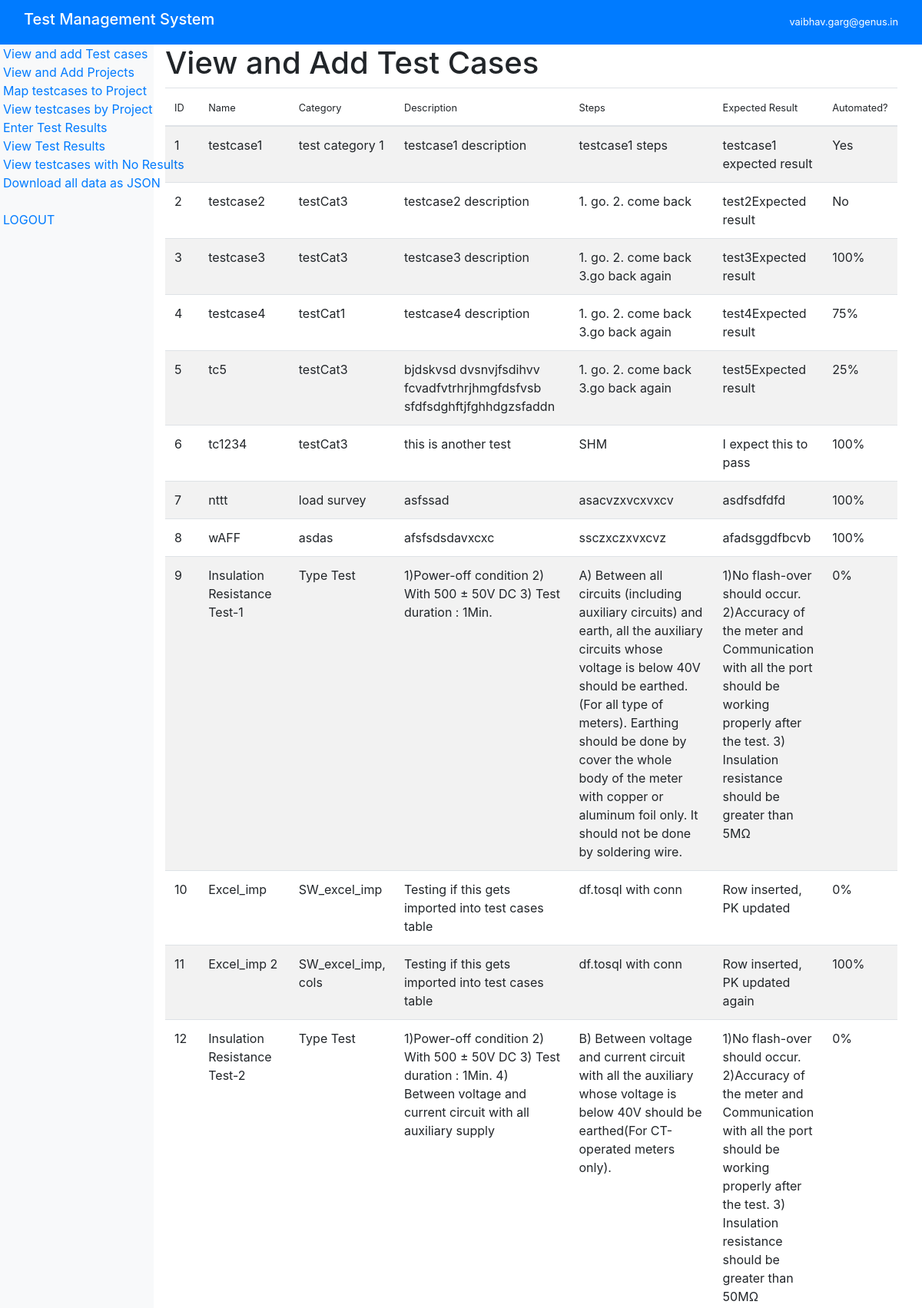
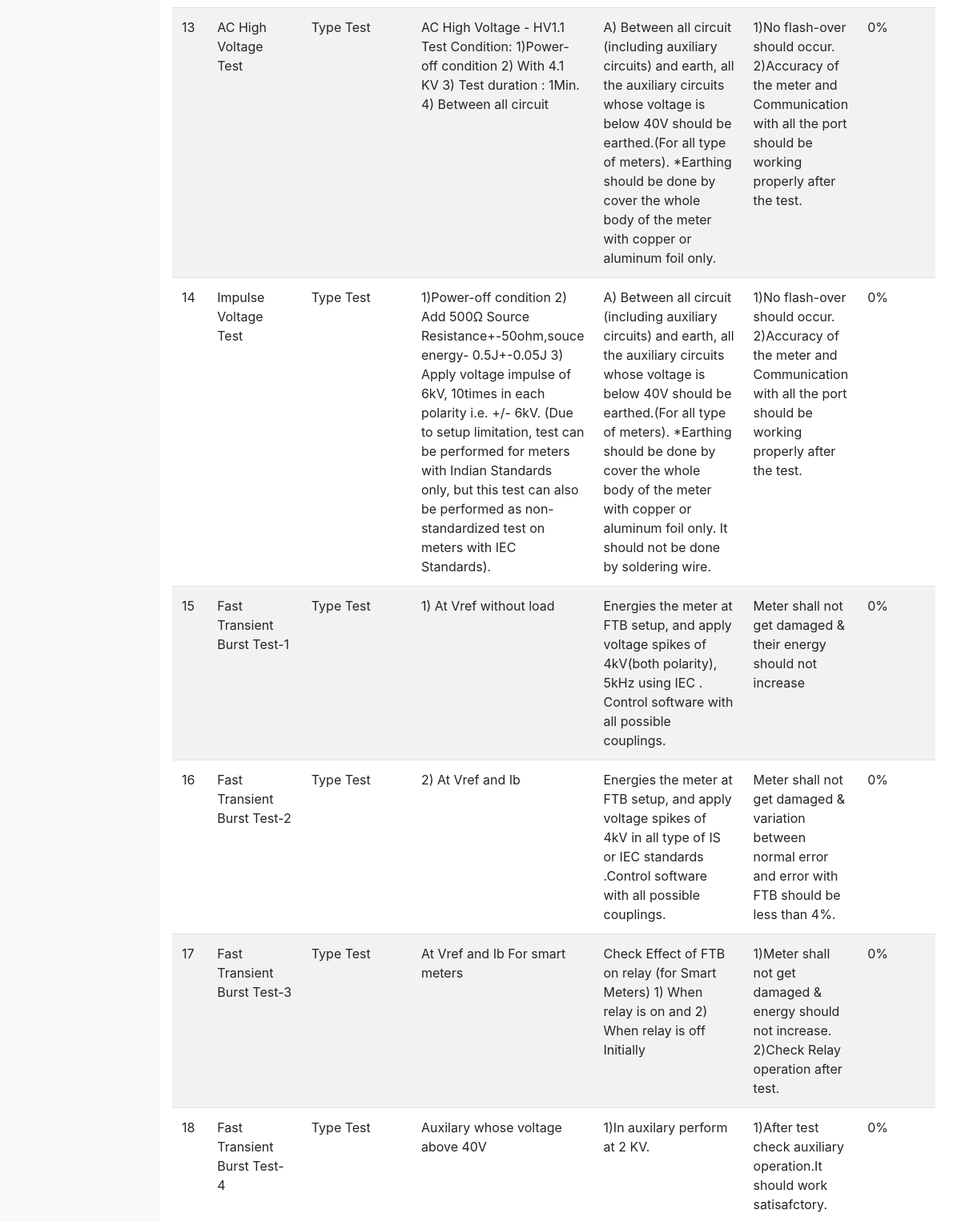
The app's page /Testcases (signed in, upper part) with its own data (2 pictures, top to bottom).
### tables this page shows
CREATE TABLE "Mst_testcases" (
	"testcase_id"	INTEGER,
	"name"	TEXT,
	"test_category"	TEXT,
	"description"	TEXT,
	"steps"	TEXT,
	"expected_result"	TEXT,
	"automated"	TEXT,
	"dateC"	TEXT,
	"userName"	TEXT,
	PRIMARY KEY("testcase_id")
);

### TMS.py (the view, shortened to what this page needs)
@app.route("/Testcases", methods=["GET", "POST"])
@login_required
def testcases():
    conn = sqlite3.connect("testing.db")
    c = conn.cursor()
    query = "SELECT * FROM Mst_testcases"
    testcases = [row for row in c.execute(query)]
    conn.close()
    return render_template("testcases.html", testcases=testcases)

### TMS.py (called while the page is built)
@login_manager.user_loader
def user_loader(email):
    conn = sqlite3.connect("testing.db")
    c = conn.cursor()
    c.execute(
        "SELECT * FROM users WHERE username=?", (email,),
    )
    user = c.fetchone()
    conn.close()
    if user:
        user = User()
        user.id = email
        return user
    return None

### templates/testcases.html (shortened to what this page needs)
{%extends "layout.html" %}
{% block content %}
    <h1> View and Add Test Cases</h1>
    <table id="table1" style="width: auto;" class="table table-striped">
        <thead>
        <tr>
            <th style="width: 2%"><small>ID</small> </th>
            <th style="width: 10%"><small>Name</small></th>
            <th style="width: 25%"><small>Category</small></th>
            <th style="width: 10%"><small>Description</small></th>
            <th style="width: 35%"><small>Steps</small></th>
            <th style="width: 20%"><small>Expected Result</small></th>
            <th style="width: 2%"><small>Automated?</small></th>
        </tr>
    </thead>
        {% for item in testcases%}
        <tr>
            <td>{{item[0]}} </td>
            <td>{{item[1]}}  </td>
            <td>{{item[2]}} </td>
            <td>{{item[3]}} </td>
            <td>{{item[4]}} </td>
            <td>{{item[5]}} </td>
            <td>{{item[6]}} </td>
        </tr>
        {%endfor%}
    </table>
    {% endblock content %}

### records on screen
Mst_testcases: testcase_id "1", name "testcase1", test_category "test category 1", description "testcase1 description", steps "testcase1 steps", expected_result "testcase1 expected result", automated "Yes"
Mst_testcases: testcase_id "2", name "testcase2", test_category "testCat3", description "testcase2 description", steps "1. go. 2. come back", expected_result "test2Expected result", automated "No"
Mst_testcases: testcase_id "3", name "testcase3", test_category "testCat3", description "testcase3 description", steps "1. go. 2. come back 3.go back again", expected_result "test3Expected result", automated "100%"
Mst_testcases: testcase_id "4", name "testcase4", test_category "testCat1", description "testcase4 description", steps "1. go. 2. come back 3.go back again", expected_result "test4Expected result", automated "75%"
Mst_testcases: testcase_id "5", name "tc5", test_category "testCat3", description "bjdskvsd dvsnvjfsdihvv fcvadfvtrhrjhmgfdsfvsb sfdfsdghftjfghhdgzsfaddn", steps "1. go. 2. come back 3.go back again", expected_result "test5Expected result", automated "25%"
Mst_testcases: testcase_id "6", name "tc1234", test_category "testCat3", description "this is another test", steps "SHM", expected_result "I expect this to pass", automated "100%"
Mst_testcases: testcase_id "7", name "nttt", test_category "load survey", description "asfssad", steps "asacvzxvcxvxcv", expected_result "asdfsdfdfd", automated "100%"
Mst_testcases: testcase_id "8", name "wAFF", test_category "asdas", description "afsfsdsdavxcxc", steps "ssczxczxvxcvz", expected_result "afadsggdfbcvb", automated "100%"
Mst_testcases: testcase_id "9", name "Insulation Resistance Test-1", test_category "Type Test", description "1)Power-off condition 2) With 500 ± 50V DC 3) Test duration : 1Min.", steps "A) Between all circuits (including auxiliary circuits) and earth, all the auxiliary circuits whose voltage is below 40V should be earthed.(For all type of meters). Earthing should be done by cover the whole body of the meter with copper or aluminum foil only. It should not be done by soldering wire.", expected_result "1)No flash-over should occur. 2)Accuracy of the meter and Communication with all the port should be working properly after the test. 3) Insulation resistance should be greater than 5MΩ", automated "0%"
Mst_testcases: testcase_id "10", name "Excel_imp", test_category "SW_excel_imp", description "Testing if this gets imported into test cases table", steps "df.tosql with conn", expected_result "Row inserted, PK updated", automated "0%"
Mst_testcases: testcase_id "11", name "Excel_imp 2", test_category "SW_excel_imp, cols", description "Testing if this gets imported into test cases table", steps "df.tosql with conn", expected_result "Row inserted, PK updated again", automated "100%"
Mst_testcases: testcase_id "12", name "Insulation Resistance Test-2", test_category "Type Test", description "1)Power-off condition 2) With 500 ± 50V DC 3) Test duration : 1Min. 4) Between voltage and current circuit with all auxiliary supply", steps "B) Between voltage and current circuit with all the auxiliary whose voltage is below 40V should be earthed(For CT-operated meters only).", expected_result "1)No flash-over should occur. 2)Accuracy of the meter and Communication with all the port should be working properly after the test. 3) Insulation resistance should be greater than 50MΩ", automated "0%"
Mst_testcases: testcase_id "13", name "AC High Voltage Test", test_category "Type Test", description "AC High Voltage - HV1.1 Test Condition: 1)Power-off condition 2) With 4.1 KV 3) Test duration : 1Min. 4) Between all circuit", steps "A) Between all circuit (including auxiliary circuits) and earth, all the auxiliary circuits whose voltage is below 40V should be earthed.(For all type of meters). *Earthing should be done by cover the whole body of the meter with copper or aluminum foil only.", expected_result "1)No flash-over should occur. 2)Accuracy of the meter and Communication with all the port should be working properly after the test.", automated "0%"
Mst_testcases: testcase_id "14", name "Impulse Voltage Test", test_category "Type Test", description "1)Power-off condition 2) Add 500Ω Source Resistance+-50ohm,souce energy- 0.5J+-0.05J 3) Apply voltage impulse of 6kV, 10times in each polarity i.e. +/- 6kV. (Due to setup limitation, test can be performed for meters with Indian Standards only, but this test can also be performed as non-standardized test on meters with IEC Standards).", steps "A) Between all circuit (including auxiliary circuits) and earth, all the auxiliary circuits whose voltage is below 40V should be earthed.(For all type of meters). *Earthing should be done by cover the whole body of the meter with copper or aluminum foil only. It should not be done by soldering wire.", expected_result "1)No flash-over should occur. 2)Accuracy of the meter and Communication with all the port should be working properly after the test.", automated "0%"
Mst_testcases: testcase_id "15", name "Fast Transient Burst Test-1", test_category "Type Test", description "1) At Vref without load", steps "Energies the meter at FTB setup, and apply voltage spikes of 4kV(both polarity), 5kHz using IEC . Control software with all possible couplings.", expected_result "Meter shall not get damaged & their energy should not increase", automated "0%"
Mst_testcases: testcase_id "16", name "Fast Transient Burst Test-2", test_category "Type Test", description "2) At Vref and Ib", steps "Energies the meter at FTB setup, and apply voltage spikes of 4kV in all type of IS or IEC standards .Control software with all possible couplings.", expected_result "Meter shall not get damaged & variation between normal error and error with FTB should be less than 4%.", automated "0%"
Mst_testcases: testcase_id "17", name "Fast Transient Burst Test-3", test_category "Type Test", description "At Vref and Ib For smart meters", steps "Check Effect of FTB on relay (for Smart Meters) 1) When relay is on and 2) When relay is off Initially", expected_result "1)Meter shall not get damaged & energy should not increase. 2)Check Relay operation after test.", automated "0%"
Mst_testcases: testcase_id "18", name "Fast Transient Burst Test-4", test_category "Type Test", description "Auxilary whose voltage above 40V", steps "1)In auxilary perform at 2 KV.", expected_result "1)After test check auxiliary operation.It should work satisafctory.", automated "0%"

### other values on screen
{{ current_user.id }} "vaibhav.garg@genus.in"
